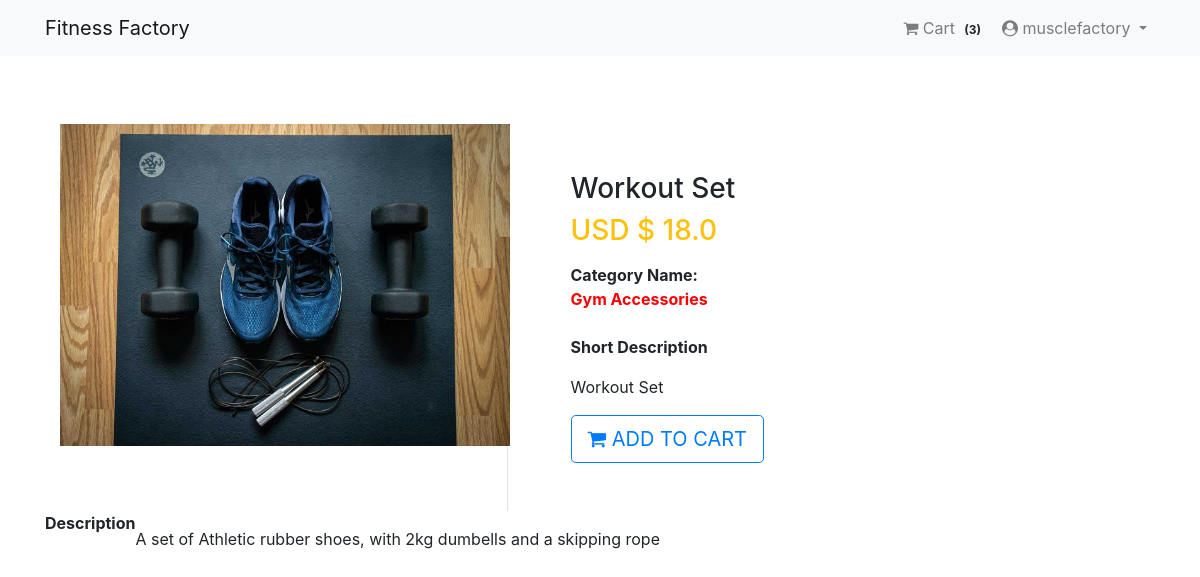
Screenshot of /product/2 (signed in) with the database file from the repository.
### App_Login/models.py (models this page shows, shortened)
class User(AbstractBaseUser,PermissionsMixin):
    email = models.EmailField(unique=True,null=False)
    is_staff = models.BooleanField(
        gettext_lazy('Staff Status'),default=False,
        help_text = gettext_lazy('Designates whether the user can log in the site')
    )
    is_active = models.BooleanField(
        gettext_lazy('active'),
        default=False,
        help_text = gettext_lazy('Designates whether the user should be treated as active')
    )
    USERNAME_FIELD = 'email'
    objects = MyUserManager()

class Profile(models.Model):
    user = models.OneToOneField(User, on_delete=models.CASCADE, related_name='profile')
    username = models.CharField(max_length=250,blank=True)
    Full_name = models.CharField(max_length=100,blank=True)
    address_1 = models.CharField(max_length=300,blank=True)
    city = models.TextField(max_length=40,blank=True)
    zipcode = models.CharField(max_length=10,blank=True)
    country = models.CharField(max_length=20,blank=True)
    phone = models.CharField(max_length=20,blank=True)
    date_joined = models.DateTimeField(auto_now_add=True)

### App_Order/models.py (models this page shows, shortened)
class Order(models.Model):
    order_items = models.ManyToManyField(Cart)                                           #user can choose multiple amount of same item i.e 'ManyToMany'
    user = models.ForeignKey(settings.AUTH_USER_MODEL,on_delete=models.CASCADE)
    ordered = models.BooleanField(default=False)
    created = models.DateTimeField(auto_now_add=True)
    payment_Id = models.CharField(max_length=264, blank=True,null=True)
    Order_Id = models.CharField(max_length=264, blank=True, null=True)

### App_Shop/models.py (models this page shows, shortened)
class Product(models.Model):
    main_image = models.ImageField(upload_to="Product")
    name = models.CharField(max_length=250)
    category = models.ForeignKey(Category, on_delete=models.CASCADE, related_name='category')
    preview_text = models.TextField(max_length=200, verbose_name='Preview Text')
    details_text = models.TextField(max_length=1000, verbose_name='Details Text')
    price = models.IntegerField()
    old_price = models.FloatField(default=0.00)
    created = models.DateTimeField(auto_now_add=True)
    class Meta:
        ordering = ['-created',]                                                  #to show the products in descending order

class Category(models.Model):
    title = models.CharField(max_length=30)
    created = models.DateTimeField(auto_now_add=True)
    def __str__(self):
        return self.title
    class Meta:
        verbose_name_plural = "Categories"                                       #to return the name in " 's " format

### App_Shop/views.py (the view)
# urls.py: path('product/<pk>',views.Product_Details.as_view(),name='product_details'),
class Product_Details(DetailView):
    model = Product
    template_name = 'App_Shop/product_details.html'

### App_Order/templatetags/cart_tag.py (called while the page is built)
@register.filter
def cart_total(user):
    order = Order.objects.filter(user=user, ordered=False)
    if order.exists():
        return order[0].order_items.count()
    else:
        return 0

### templates/App_Shop/product_details.html
{% extends 'base.html' %}
{% block body_block %}
  <div class="container my-5">
    <div class="">
      <div class="row">
        <aside class="col-sm-5 border-right">
          <article class="gallery-wrap">
            <div class="">
              <a href="#"><img src="/media/{{ object.main_image }}" style="width:450px;"></a>
            </div>
          </article>
        </aside>
          <aside class="col-sm-7">
            <article class="card-body p-5">
              <h3 class="">{{ object.name }}</h3>
              <p class="">
                <span class="price h3 text-warning">
                  <span class="">USD $</span>
                  <span class="">{{ object.price }}</span>
                </span>
              </p>
                <dl class="item-property">
                  <dt>Category Name:</dt>
                  <font color="red"><b>{{ object.category }}</b></font><br><br>
                  <dt>Short Description</dt>
                  <dd>
                    <p> {{ object.preview_text|linebreaks }}</p>
                  </dd>
                </dl>
                <a href="{% url 'App_Order:add' pk=object.pk %}" class="btn btn-lg btn-outline-primary text-uppercase">
                <i class="fa fa-shopping-cart" aria-hidden="true"></i> Add To Cart </a>
            </article>
          </aside>
          <dt>Description</dt>
          <dd>
            <p> {{ object.details_text|linebreaks }} </p>
          </dd>
          <br><br>
        </div>
      </div>
    </div>
{% endblock %}

### templates/navbar.html (shortened to what this page needs)
{% load cart_tag %}
<nav class="navbar navbar-expand-lg navbar-light bg-light">
  <div class="container">
    <a class="navbar-brand"href="{% url 'App_Shop:home' %}">Fitness Factory</a>
    <div class="collapse navbar-collapse" id="navbarNav">
      <ul class="navbar-nav ml-auto">
        {% if request.user.is_authenticated %}
        <li class="nav-item">
          <a class="nav-link" href="{% url 'App_Order:cart' %}">
            <i class="fa fa-shopping-cart" aria-hidden="true"></i> Cart
            <span class="badge badge-light">({{ request.user | cart_total }})</span>
          </a>
        </li>
        <li class="nav-item dropdown">
          <a class="nav-link dropdown-toggle"href="#" id="navbarDropdown" role="button"
          data-toggle="dropdown" aria-haspopup="true" aria-expanded="false">
          <i class="fa fa-user-circle" aria-hidden="true"></i> {{ request.user.profile.username }} </a>
        </li>
        {% else %}
        <li class="nav-item">
          <a href="{% url 'App_Login:login' %}" class="btn btn-info btn-sm">Login</a>
          <a href="{% url 'App_Login:signup' %}" class="btn btn-info btn-sm">Signup</a>
        </li>
        {% endif %}
      </ul>
    </div>
  </div>
</nav>

### rows the page displays
User: user|cart_total "3", user.profile.username "musclefactory"
Product: main_image (picture), name "Workout Set", price "18.0", category "Gym Accessories", preview_text "Workout Set", details_text "A set of Athletic rubber shoes, with 2kg dumbells and a skipping rope"
